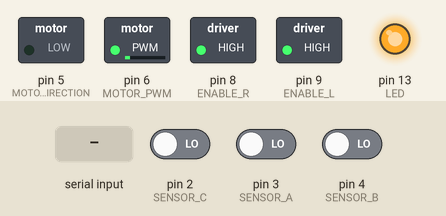
This sketch was run on a simulated Arduino Uno, built with avr-gcc and run on an emulated ATmega328P. Shown: switched loads named in the sketch (green lamp = pin HIGH), output pins drawn as LEDs (lit = HIGH). The test bench sets the inputs (shaded band); at power-on: pin 2 (SENSOR_C) LOW, pin 3 (SENSOR_A) LOW, pin 4 (SENSOR_B) LOW. What the sketch prints to the serial monitor is not drawn.

Above: at 0.81 s.
0.9 s: pin 2 (SENSOR_C) driven HIGH
At 1.3 s:
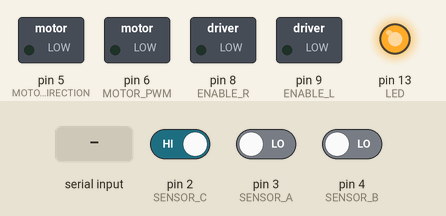
2.4 s: byte 20 (20) received over Serial
At 5.1 s:
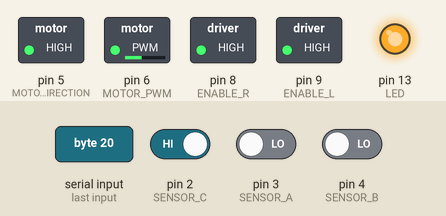
5.4 s: byte 17 (17) received over Serial
At 8.6 s:
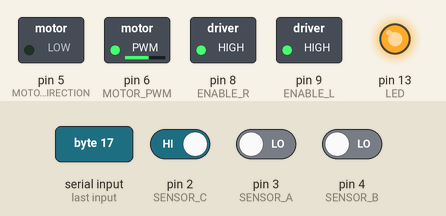
Timing chart, 0 to 34.5 s (numbered marks = the images above; inputs shaded):
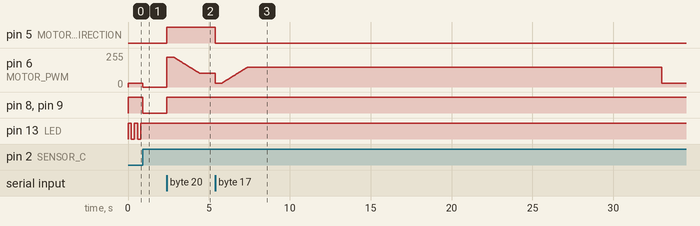

The sketch:

Arduino.ino
```cpp
//Digital wiper motor servo
//Source & info at: www.HomoFaciens.de/technics-base-circuits-encoder-disc_en_navion.htm

#include <util/delay.h>

int stepStatus = 0;
int sensorStatusA = 0;
int sensorStatusB = 0;
int count = 0;
int stepDone = 0;
int diffTime = 0;
unsigned long millisStart = 0;
unsigned long millisNow = 0;
unsigned long millisDiff = 0;
int dutyCycle = 0;
signed long setPoint = 0;
signed long actualPoint = 0;
byte readByte = 0;

#define SENSOR_A 3
#define SENSOR_B 4
#define SENSOR_C 2
#define ENABLE_R 8
#define ENABLE_L 9

#define MOTOR_DIRECTION 5
#define MOTOR_PWM 6

#define LED 13             //Status LED of servo

#define P_FRACTION 1.0     //Proportional factor of control loop 0.001 - 10.0 (1.0)
#define I_FRACTION 0.3     //Integral factor of control loop 0.0 - 10.0 (0.3)
#define SOFT_START 0.0005  //0.0 - 1.0 (0.0005)
#define STEP_MARGIN 1L     //10 - 1000 (1)

#define MIN_DUTYCYCLE 30   //0 - 255 (125)
#define MAX_DUTYCYCLE 150  //0 - 255 (255)


void establishContact() {
  while (Serial.available() <= 0) {
    Serial.print('X');     // send a capital X to indicate that Arduino is running
    delay(300);
  }
}


void setup() {

  pinMode(SENSOR_A, INPUT);
  pinMode(SENSOR_B, INPUT);
  pinMode(SENSOR_C, INPUT);
  pinMode(LED, OUTPUT);
  pinMode(ENABLE_R, OUTPUT);
  pinMode(ENABLE_L, OUTPUT);
  pinMode(MOTOR_DIRECTION, OUTPUT);
  pinMode(MOTOR_PWM, OUTPUT);
  digitalWrite(ENABLE_R, 1);
  digitalWrite(ENABLE_L, 1);

  //Drive servo to initial position
  analogWrite(MOTOR_PWM, 255 - MIN_DUTYCYCLE);
  digitalWrite(MOTOR_DIRECTION, 1);

  millisStart = millis();
  while(digitalRead(SENSOR_C) == 1){
    if(millis() - millisStart < 200){
      digitalWrite(LED, 1);
    }
    else{
      if(millis() - millisStart > 400){
        millisStart = millis();
      }
      digitalWrite(LED, 0);
    }
  }

  analogWrite(MOTOR_PWM, MIN_DUTYCYCLE);
  digitalWrite(MOTOR_DIRECTION, 0);
  millisStart = millis();
  while(digitalRead(SENSOR_C) == 0){
    if(millis() - millisStart < 200){
      digitalWrite(LED, 1);
    }
    else{
      if(millis() - millisStart > 400){
        millisStart = millis();
      }
      digitalWrite(LED, 0);
    }
  }
  analogWrite(MOTOR_PWM, 0);
  digitalWrite(LED, 1);
  count = 0;

  digitalWrite(ENABLE_R, 0);
  digitalWrite(ENABLE_L, 0);

  // start serial port at 115200 bps:
  Serial.begin(115200);
  establishContact();  // send a byte to establish contact until receiver responds
}

void loop() {

      sensorStatusA = digitalRead(SENSOR_A);
      sensorStatusB = digitalRead(SENSOR_B);

      diffTime++;

      if(sensorStatusB == 0 && sensorStatusA == 0){
        if(stepStatus == 1){
          actualPoint--;
          diffTime = 0;
        }
        if(stepStatus == 3){
          actualPoint++;
          diffTime = 0;
        }
        stepStatus = 0;
      }

      if(sensorStatusB == 1 && sensorStatusA == 0){
        if(stepStatus == 0){
          actualPoint++;
          diffTime = 0;
        }
        if(stepStatus == 2){
          actualPoint--;
          diffTime = 0;
        }
        stepStatus = 1;
      }

      if(sensorStatusB == 1 && sensorStatusA == 1){
        if(stepStatus == 3){
          actualPoint--;
          diffTime = 0;
        }
        if(stepStatus == 1){
          actualPoint++;
          diffTime = 0;
        }
        stepStatus = 2;
      }

      if(sensorStatusB == 0 && sensorStatusA == 1){
        if(stepStatus == 2){
          actualPoint++;
          diffTime = 0;
        }
        if(stepStatus == 0){
          actualPoint--;
          diffTime = 0;
        }
        stepStatus = 3;
      }

      dutyCycle = (double)(abs(setPoint - actualPoint)) * (double)P_FRACTION;
      dutyCycle += (double)(diffTime * I_FRACTION);

      if(dutyCycle < MIN_DUTYCYCLE){
        dutyCycle = MIN_DUTYCYCLE;
      }
      if(dutyCycle > MAX_DUTYCYCLE){
        dutyCycle = MAX_DUTYCYCLE;
      }

      if(SOFT_START * (double)(millisNow - millisStart) < 1.0){
        dutyCycle = (double)(dutyCycle * SOFT_START * (millisNow - millisStart));
      }

      if(dutyCycle < MIN_DUTYCYCLE){
        dutyCycle = MIN_DUTYCYCLE;
      }
      if(dutyCycle > MAX_DUTYCYCLE){
        dutyCycle = MAX_DUTYCYCLE;
      }
      if(abs(setPoint - actualPoint) < STEP_MARGIN){
        stepDone = 1;
        diffTime = 0;
        analogWrite(MOTOR_PWM, 0);
        digitalWrite(MOTOR_DIRECTION, 0);
        digitalWrite(ENABLE_R, 0);
        digitalWrite(ENABLE_L, 0);
      }
      else{
        digitalWrite(ENABLE_R, 1);
        digitalWrite(ENABLE_L, 1);
        if(actualPoint < setPoint){
          digitalWrite(MOTOR_DIRECTION, 1);
          analogWrite(MOTOR_PWM, 255 - dutyCycle);
        }
        if(actualPoint > setPoint){
          digitalWrite(MOTOR_DIRECTION, 0);
          analogWrite(MOTOR_PWM, dutyCycle);
        }
      }

    millisNow = millis();
    if(millisStart > millisNow){
      millisStart = millisNow;
    }

  readByte = 0;
  if (Serial.available() > 0){//if we get a valid byte, read from serial:
    //get incoming byte:
    readByte = Serial.read();
    Serial.print('r');   // send a 'r' to initiate next data from computer

    if(readByte > 0){
      if(readByte == 20){
        stepDone = 0;
        setPoint++;
        millisStart = millis();
      }
      if(readByte == 19){
        stepDone = 0;
        setPoint--;
        millisStart = millis();
      }
      if(readByte == 18){
        stepDone = 0;
        setPoint+=1000;
        millisStart = millis();
      }
      if(readByte == 17){
        stepDone = 0;
        setPoint-=1000;
        millisStart = millis();
      }
      if(readByte == 16){
        stepDone = 0;
        setPoint+=100;
        millisStart = millis();
      }
      if(readByte == 15){
        stepDone = 0;
        setPoint-=100;
        millisStart = millis();
      }
      if(readByte == 14){
        stepDone = 0;
        setPoint+=10;
        millisStart = millis();
      }
      if(readByte == 13){
        stepDone = 0;
        setPoint-=10;
        millisStart = millis();
      }
    }//if(readByte > 0){

  }//while (Serial.available() > 0){

}
```

Measured:
- after the input at 0.9 s, pin 6 (MOTOR_PWM): 30/255 → 0/255 at once; pin 8 (ENABLE_R), pin 9 (ENABLE_L): HIGH → LOW at once; pin 13 (LED): stops changing and stays HIGH
- after the input at 2.4 s, pin 5 (MOTOR_DIRECTION), pin 8 (ENABLE_R), pin 9 (ENABLE_L): LOW → HIGH at once
- after the input at 5.4 s, pin 5 (MOTOR_DIRECTION): HIGH → LOW at once
